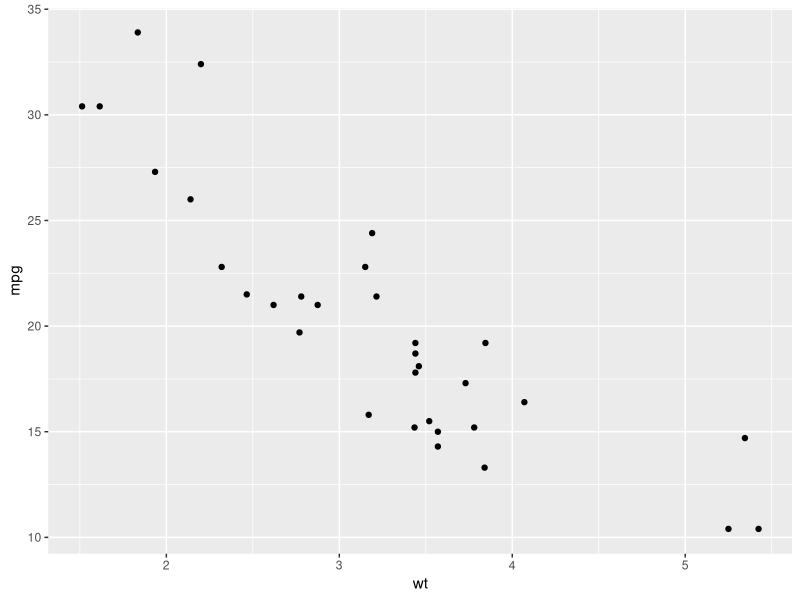
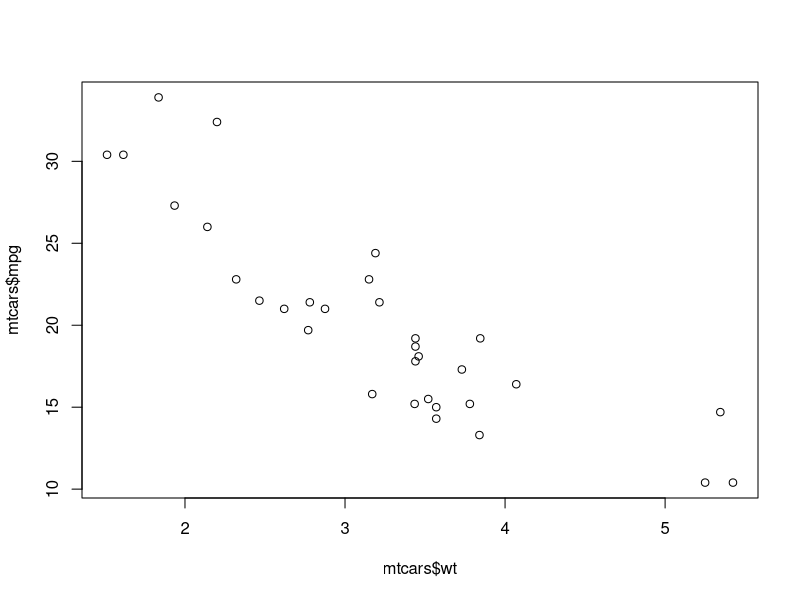
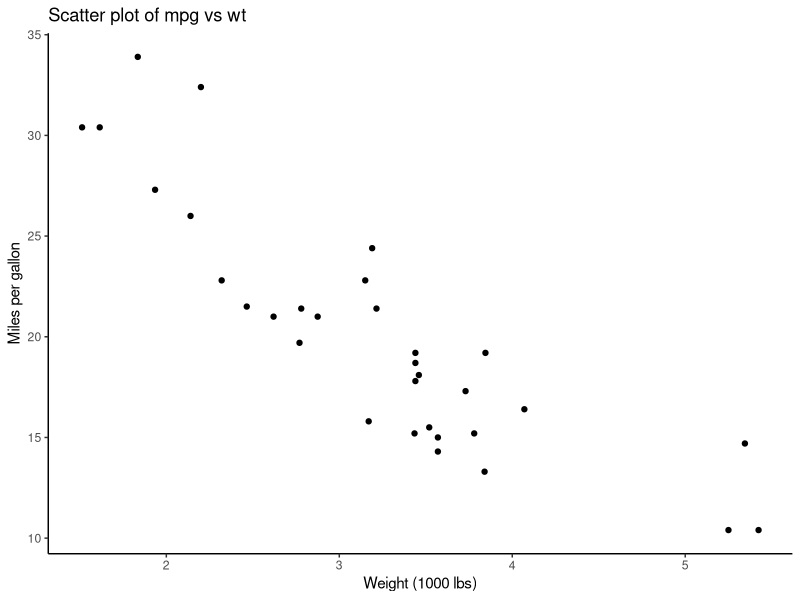

R code for these plots, in order:
#' Here in an example in R programming on how to perform basic plots using
#' ggplot2.
#'
#' Install ggplot2 package if not already installed. install.packages("ggplot2")
#'
#' Load ggplot2 package
library(ggplot2)

#' Load a dataset
#'
#' The dataset mtcars is available in R. It contains information about 32 cars.
#'
#' Let's load the dataset.
data(mtcars)

#' Now, since we are familiar with the dataset, let's create some plots.

#' Simple example: Scatter plot

#' Let's create a scatter plot between mpg and wt.
#'
#' We will use the ggplot() function to create the plot.
#'
#' Here is an explanation of the inner workings of the ggplot() function:
#'
#' - The first argument is the dataset.
#' - The aes() function is used to specify the aesthetics of the plot.
#' - The x argument specifies the x-axis variable.
#' - The y argument specifies the y-axis variable.
#' - The geom_point() function is used to create a scatter plot.
#'
#' Note that the + operator is used to add layers to the plot. This is because
#' ggplot2 is based on the 'grammar of graphics', which is a way of thinking
#' about plots as a series of layers.
#'
#' You simply add layers upon layers to create the plot you want! It is
#' therefore also important to note that the order in which you add layers is
#' important, much like painting on a canvas.
#'
#' Here is the code to create the scatter plot.
ggplot(mtcars, aes(x = wt, y = mpg)) +
    geom_point()

#' Notice the major difference between this plot and the base R plot is that we
#' are using the ggplot() function to create the plot.

#' Eqvivalent base R plot
plot(mtcars$wt, mtcars$mpg)

# Let's improve the plot a bit
#' We can add more layers to the plot to make it more informative.
#'
#' For example, we can add a title, labels for the x and y axes, and a theme.
#'
#' Here is the code to create an improved scatter plot.
ggplot(mtcars, aes(x = wt, y = mpg)) +
    geom_point() +
    labs(title = "Scatter plot of mpg vs wt", x = "Weight (1000 lbs)", y = "Miles per gallon") +
    theme_classic()

#' Note that the theme_minimal() function is used to apply a minimal theme to
#' the plot. There are many other themes available in ggplot2, such as
#' theme_bw(), theme_classic(), etc.
#'
#' The layers being added are the title, x-axis label, y-axis label, and the
#' theme.
#'
#' What has been presented here is just the tip of the iceberg.
#'
#' There are many more possibilities with ggplot2, such as adding colors,
#' shapes, facets, etc.
#'
#' And of course there are many more types of plots that can be created with
#' ggplot2!
